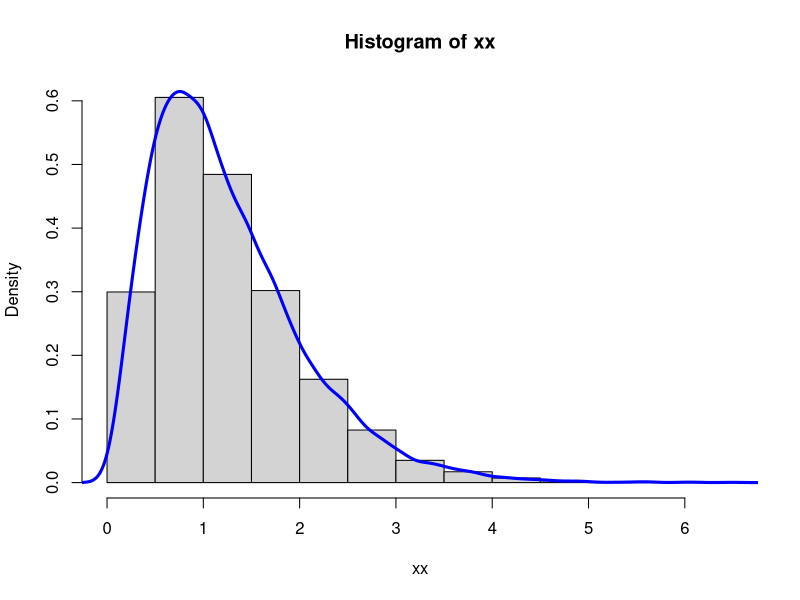
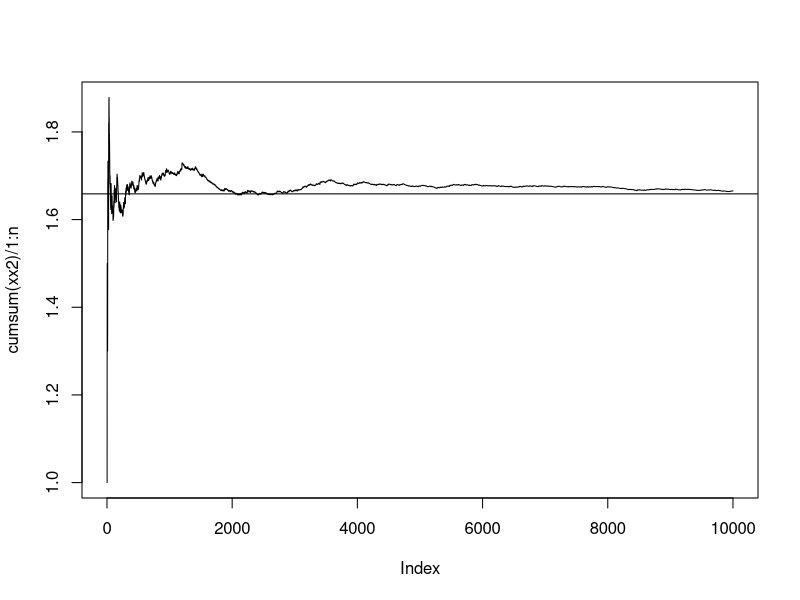

The R script that drew these images, in order:

# k = 2.5
# lambda1 = 2
# lambda2 = lambda1 / k = 4 / 5
# Generalización para k > 1:
# xmax = (k - 1) / (lambda1 - lambda1 / k)
# c = f(1.25) / g(1.25)

f <- function(x, k, lambda){ # Gamma density function
	return(lambda * exp(-lambda * x) * (lambda * x)^(k - 1) / gamma(k))
}

g <- function(x, lambda){ # Exponential density function
	return(lambda * exp(-lambda * x))
}

getExponential <- function(lambda, times = 1){
	return(-log(runif(times)) / lambda)
}

getVariable <- function(c, f, g, k, lambda1, lambda2, times){
	# k, lamdba1 <- Gamma
	# lambda2 <- Exponencial
	ans <- NULL
	tries <- NULL
	for(i in 1 : times){
		Y <- getExponential(lambda2)
		u <- runif(1)
		steps <- 1
		while(u * c * g(Y, lambda2) > f(Y, k, lambda1)){
			Y <- getExponential(lambda2)
			u <- runif(1)
			steps <- steps + 1
		}
		ans <- c(ans, Y)
		tries <- c(tries, steps)
	}
	return(c(ans,tries))
}

pdf("AceptacionRechazoContinuo2.pdf")

n <- 10000

c = f(1.25, 2.5, 2) / g(1.25, 0.8)

results <- getVariable(c, f, g, 2.5, 2, 0.8, n)
xx <- results[1:n]
xx2 <- results[(n+1):(2*n)]

print(c)

hist(xx, prob = TRUE) # Usando frecuencia / total
lines(density(xx), col = "blue", lwd = 3)

plot(cumsum(xx2) / 1 : n, type = "l")
abline(h = c)
